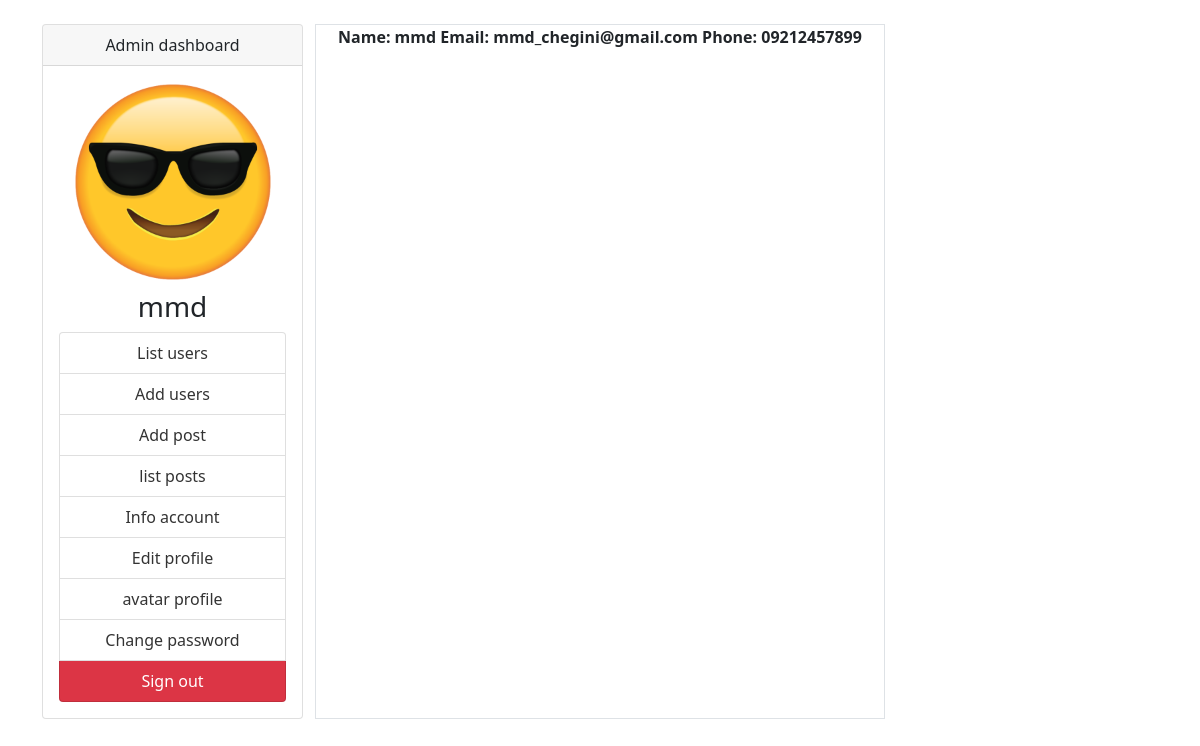
Page /Account/info (signed in) on the committed database.
### models/user.py (models this page shows, shortened)
class User_sign(db.Model , UserMixin):
    id=Column(Integer() , primary_key=True )
    name=Column(String(110))
    email=Column(String(110))
    password=Column(String(110))
    admin=Column(Boolean(),default=False )
    avatar=Column(String(110) , default='/static/img/avatar.png')
    phone=Column(String(20) , default=0)
    created_at=Column(DateTime(),default=datetime.utcnow())
    __table_args__ = {'extend_existing': True}
    @property
    def passwd(self):
        raise AttributeError('access forbidden')

### firstproject.py (the view)
@myapp.route('/Account/info')
def account_info():
    users=user.User_sign.query.filter_by(email=current_user.email).first()
    return render_template('/Account/info.html' , user=users)

### firstproject.py (called while the page is built)
@login.user_loader
def userloader(user_id):
    return user.User_sign.query.get(user_id)

### templates/Account/info.html (shortened to what this page needs)
<!DOCTYPE html>
<html lang="en">
<head>
    <link rel="stylesheet" href="{{ url_for('static',filename="css/app.css") }}"
</head>
<body>
<link href="https://cdn.jsdelivr.net/npm/bootstrap@5.0.0-beta3/dist/css/bootstrap.min.css" rel="stylesheet">
<div class="container text-center">
    <div class="row mt-4">
        {% include './Admin/menu.html' %}
        <div class="col-6 border bg-white">
            <div class="">
                <strong> Name: {{ user.name }}</strong>
                <strong> Email: {{ user.email }}</strong>
                <strong> Phone: {{ user.phone }}</strong>
            </div>
            </div>
        </div>
    </div>
</body>
</html>

### templates/Admin/menu.html
<div class="col-3">
    <div class="card">
        <div class="card-header"> Admin dashboard </div>
        <div class="card-body text-center">
            <img src="{{ url_for('static' , filename=current_user.avatar) }}" width="200" "height=200" alt=''>
            <h3 class="text-center mt-2" class="font-italic" class="font-weight-bolder"> {{ current_user.name }}</h3>
            <ul class="list-group">
                 <li class="list-group-item"><a class="link" href="{{ url_for('admin_list_users') }}"> List users</a></li>
                 <li class="list-group-item"><a class="link" href="{{ url_for('admin_add_users') }}">Add users </a></li>
                 <li class="list-group-item"><a class="link" href="{{ url_for('admin_add_post') }}">Add post </a></li>
                 <li class="list-group-item"><a class="link" href="{{ url_for('admin_list_posts') }}">list posts </a></li>
                <li class="list-group-item"><a class="link" href="{{url_for('admin_info')}}">Info account </a></li>
                <li class="list-group-item"><a class="link" href="{{ url_for('admin_edit') }}">Edit profile </a></li>
                <li class="list-group-item"><a class="link" href="{{ url_for('admin_avatar') }}">avatar profile </a></li>
                <li class="list-group-item"><a class="link" href="{{ url_for('admin_password') }}"> Change password</a></li>
                <li class="list-group-item bg-danger"><a class="link text-white" href="{{ url_for('Signout') }}"> Sign out</a></li>
            </ul>
        </div>
    </div>
</div>

### static/css/app.css (style rules this page uses)
.link { text-decoration: none; color: #333; }

### rows in the picture
User_sign: avatar (picture), name "mmd", email "mmd_chegini@gmail.com", phone "09212457899"
